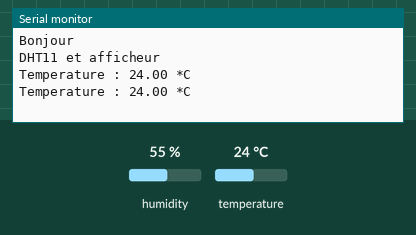
A sketch run on a simulated Arduino Uno, built with avr-gcc and run on an emulated ATmega328P. On the bench: the last lines printed to the serial monitor. The test bench sets the inputs (shaded band); at power-on: temperature 24 °C, humidity 55 %.

Above: at 10.8 s.
10.9 s: temperature set to 12 °C
At 15.8 s:
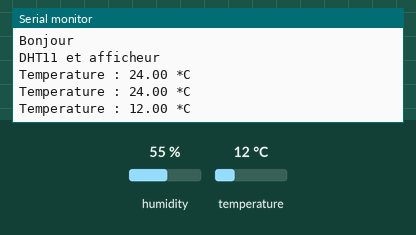
18.4 s: temperature set to 19 °C
At 20.5 s:
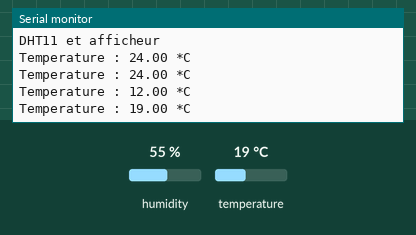
Timing chart, 0 to 22.0 s (numbered marks = the images above; inputs shaded):
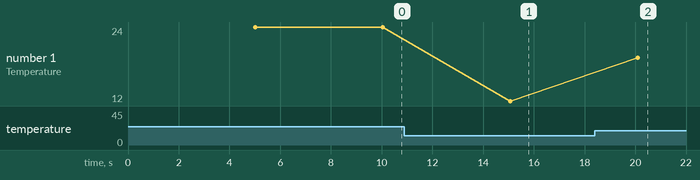

The sketch:

DHT11-moniteur-serie.ino
```cpp
/*
 * *************************
 * Capteur : DHT11
 *
 * Les broches sont numérotées de la gauche vers la droite lorsque l'on regarde le capteur de face
 *
 * Broche n°1 connectée au +3.3V
 * Broche n°2 (data) connectée à la broche 'D4' du NodeMcu (Pin 2 pour l'arduino) avec une résistance de 10 K reliée au +3.3v
 * Broche n°3 non connectée
 * Broche n°4 connectée à la masse (GND)
 *
 * Installer la bibliothèque 'DHT sensor library by Adarftuit'
 * Cette librairie necessite une librairie supplémentaire qui est disponible à l'adresse : https://github.com/adafruit/Adafruit_Sensor
 * et qui doit être installée selon ce tutoriel : https://learn.adafruit.com/adafruit-all-about-arduino-libraries-install-use/installing-a-library-on-linux
 *
 */

// Déclaration des librairies
#include <DHT.h>                      // pour communiquer avec le capteur DHT

// Préparation du capteur DHT
#define DHTPIN 2                      // broche sur laquelle est raccordée la data du capteur (la broche 'D4' du NodeMcu correspond à la broche 2 de l'arduino)
#define DHTTYPE DHT11                 // précise la référence du capteur DHT (DHT11 ou DHT21 ou DHT22)
DHT dht(DHTPIN, DHTTYPE);             // Initialisation du capteur DHT


// fonction de démarrage
void setup() {
  // Démarrage du bus série
  Serial.begin(115200);               // vitesse
  Serial.println("Bonjour");          // écriture d'un petit message...
  Serial.println("DHT11 et afficheur");

  // Démarrage du capteur DHT11
  dht.begin();
}

// boucle infinie
void loop() {
  delay(5000);                        // attendre 5 seconde

  float t = dht.readTemperature();    // mesurer la température (en ° Celsius)

  // test si des valeurs ont été récupérées
  if (isnan(t)) {         // si non
    Serial.println("Failed to read from DHT sensor!");    // affiche un message d'erreur
    return;                           // quitte pour retenter une lecture
  }

  // affichage des valeurs dans le bus série
  Serial.print("Temperature : ");
  Serial.print(t);
  Serial.println(" *C\t");


}
```

Measured:
- after the input at 10.9 s, the serial monitor: prints a new line after 4.2 s (image 1)
- after the input at 18.4 s, the serial monitor: prints a new line after 1.7 s (image 2)
- plotted number 1: 24 → 12 after the input at 10.9 s, 12 → 19 after the input at 18.4 s
